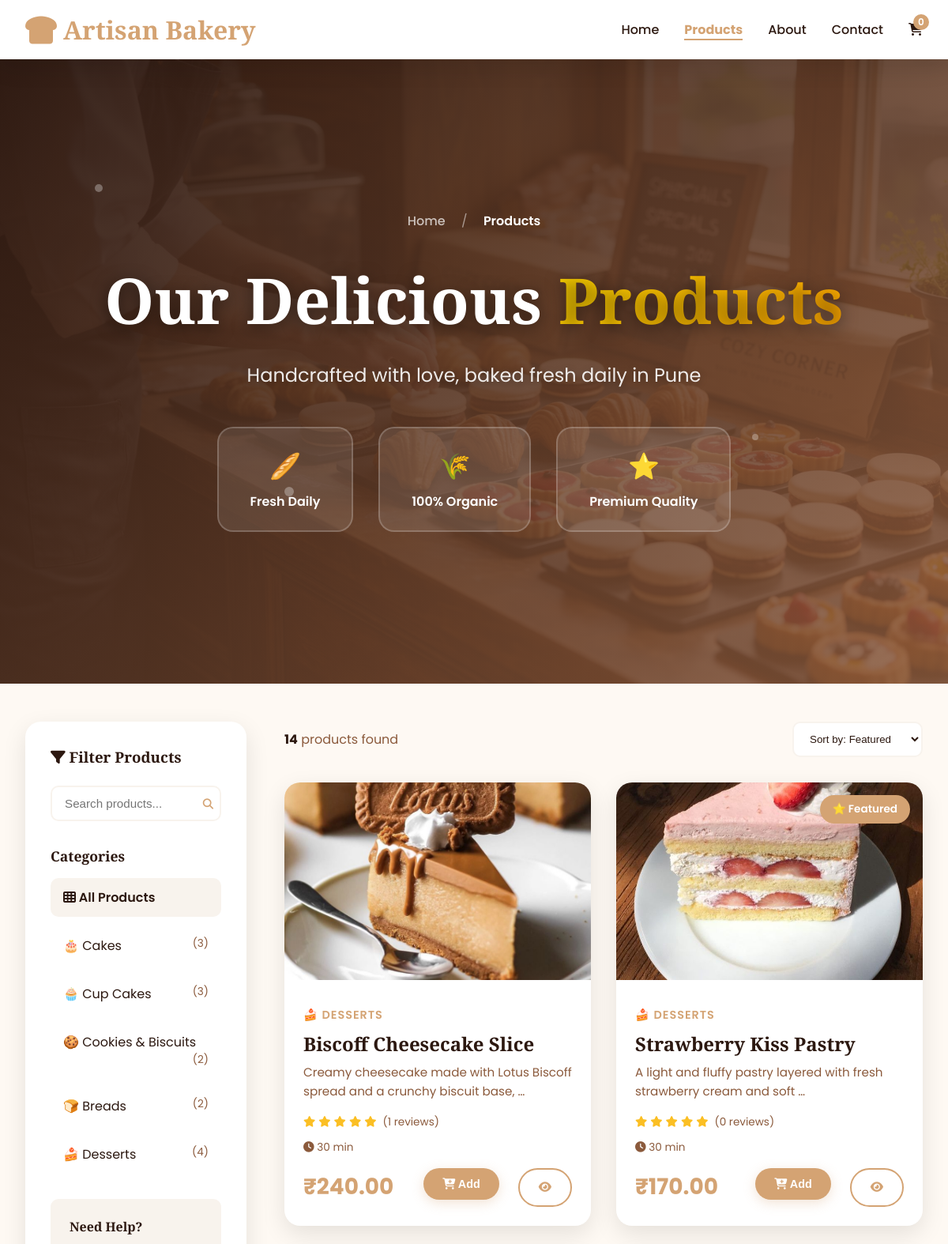
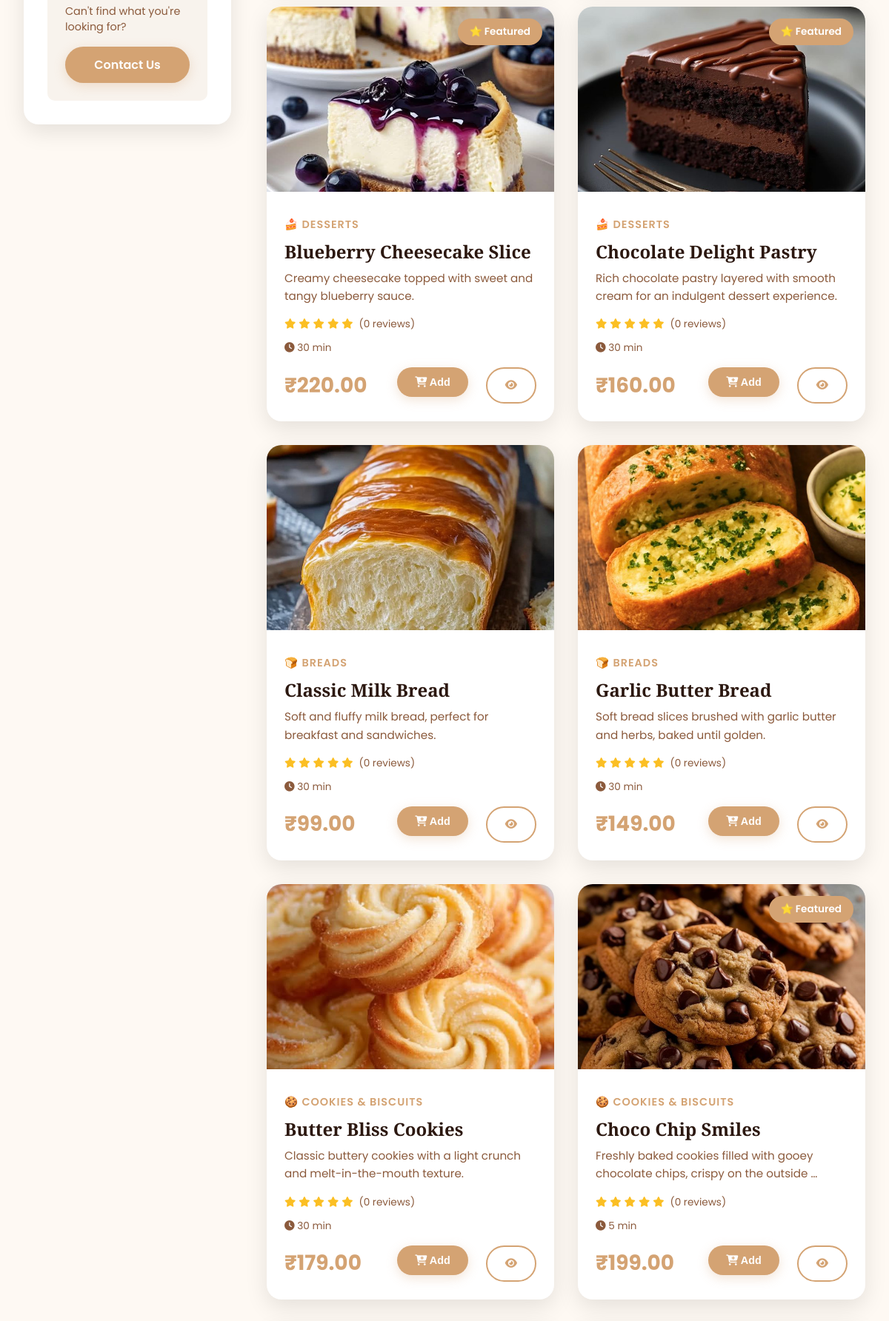
Screenshot of /products/ (upper part) with the database file from the repository (2 pictures, top to bottom).
### bakery/models.py (models this page shows, shortened)
class Category(models.Model):
    name = models.CharField(max_length=100)
    slug = models.SlugField(unique=True, blank=True)
    description = models.TextField(blank=True)
    icon = models.CharField(max_length=50, default='🍰')
    order = models.IntegerField(default=0)
    class Meta:
        verbose_name_plural = 'Categories'
        ordering = ['order', 'name']

class Product(models.Model):
    name = models.CharField(max_length=200)
    slug = models.SlugField(unique=True, blank=True)
    category = models.ForeignKey(Category, on_delete=models.CASCADE, related_name='products')
    description = models.TextField()
    ingredients = models.TextField(help_text="Comma-separated ingredients")
    price = models.DecimalField(max_digits=6, decimal_places=2)
    image = models.ImageField(upload_to='products/')
    is_featured = models.BooleanField(default=False)
    is_available = models.BooleanField(default=True)
    preparation_time = models.IntegerField(help_text="In minutes", default=30)
    created_at = models.DateTimeField(auto_now_add=True)
    updated_at = models.DateTimeField(auto_now=True)
    class Meta:
        ordering = ['-created_at']

### bakery/views.py (the view)
# urls.py: path('products/', views.products, name='products'),
def products(request):
    products = Product.objects.filter(is_available=True)
    categories = Category.objects.all()
    category_slug = request.GET.get('category')
    if category_slug:
        products = products.filter(category__slug=category_slug)
    search_query = request.GET.get('search')
    if search_query:
        products = products.filter(
            Q(name__icontains=search_query) |
            Q(description__icontains=search_query)
        )
    context = {
        'products': products,
        'categories': categories,
        'selected_category': category_slug,
    }
    return render(request, 'bakery/products.html', context)

### bakery/templates/bakery/products.html (shortened to what this page needs)
{% extends 'bakery/base.html' %}
{% load static %}
{% block content %}
<section style="background: url('{% static 'bakery/images/products.png' %}') center/cover; padding: 8rem 2rem; position: relative; overflow: hidden;">
    <div style="position: absolute; top: 0; left: 0; right: 0; bottom: 0; background: linear-gradient(135deg, rgba(44, 24, 16, 0.95) 0%, rgba(139, 90, 60, 0.85) 100%);"></div>
    <div style="position: absolute; top: 0; left: 0; right: 0; bottom: 0;">
        <div style="position: absolute; top: 20%; left: 10%; width: 10px; height: 10px; background: white; border-radius: 50%; opacity: 0.3; animation: twinkle 3s ease-in-out infinite;"></div>
        <div style="position: absolute; top: 60%; right: 20%; width: 8px; height: 8px; background: white; border-radius: 50%; opacity: 0.3; animation: twinkle 4s ease-in-out infinite 1s;"></div>
        <div style="position: absolute; bottom: 30%; left: 30%; width: 12px; height: 12px; background: white; border-radius: 50%; opacity: 0.3; animation: twinkle 5s ease-in-out infinite 2s;"></div>
    </div>
    <div class="container" style="position: relative; z-index: 1; text-align: center;">
        <div style="margin-bottom: 2rem; animation: fadeInDown 1s ease;">
            <a href="{% url 'home' %}" style="color: rgba(255, 255, 255, 0.7); text-decoration: none; font-weight: 500;">Home</a>
            <span style="color: rgba(255, 255, 255, 0.5); margin: 0 1rem;">/</span>
            <span style="color: white; font-weight: 600;">Products</span>
        </div>
        <h1 style="font-size: 5rem; color: white; margin-bottom: 1.5rem; font-weight: 900; text-shadow: 0 4px 20px rgba(0, 0, 0, 0.5); animation: fadeInUp 1s ease;">
            Our Delicious
            <span style="background: linear-gradient(135deg, #FFD700 0%, #FFA500 100%); -webkit-background-clip: text; -webkit-text-fill-color: transparent; background-clip: text;">Products</span>
        </h1>
        <p style="font-size: 1.5rem; color: rgba(255, 255, 255, 0.9); max-width: 700px; margin: 0 auto 3rem; text-shadow: 0 2px 10px rgba(0, 0, 0, 0.3); animation: fadeInUp 1s ease 0.2s; animation-fill-mode: both;">
            Handcrafted with love, baked fresh daily in Pune
        </p>
        <div style="display: flex; justify-content: center; gap: 2rem; flex-wrap: wrap; animation: fadeInUp 1s ease 0.4s; animation-fill-mode: both;">
            <div style="background: rgba(255, 255, 255, 0.1); backdrop-filter: blur(10px); padding: 1.5rem 2.5rem; border-radius: 20px; border: 2px solid rgba(255, 255, 255, 0.2);">
                <div style="font-size: 2rem; color: #FFD700; margin-bottom: 0.5rem;">🥖</div>
                <div style="color: white; font-weight: 600;">Fresh Daily</div>
            </div>
            <div style="background: rgba(255, 255, 255, 0.1); backdrop-filter: blur(10px); padding: 1.5rem 2.5rem; border-radius: 20px; border: 2px solid rgba(255, 255, 255, 0.2);">
                <div style="font-size: 2rem; color: #FFD700; margin-bottom: 0.5rem;">🌾</div>
                <div style="color: white; font-weight: 600;">100% Organic</div>
            </div>
            <div style="background: rgba(255, 255, 255, 0.1); backdrop-filter: blur(10px); padding: 1.5rem 2.5rem; border-radius: 20px; border: 2px solid rgba(255, 255, 255, 0.2);">
                <div style="font-size: 2rem; color: #FFD700; margin-bottom: 0.5rem;">⭐</div>
                <div style="color: white; font-weight: 600;">Premium Quality</div>
            </div>
        </div>
    </div>
</section>
<section class="container" style="padding-top: 3rem;">
    <div style="display: grid; grid-template-columns: 280px 1fr; gap: 3rem;">
        <aside style="background: white; padding: 2rem; border-radius: 20px; box-shadow: var(--shadow); height: fit-content; position: sticky; top: 100px;">
            <h3 style="margin-bottom: 1.5rem; color: var(--dark);">
                <i class="fas fa-filter"></i> Filter Products
            </h3>
            <form method="get" style="margin-bottom: 2rem;">
                <div style="position: relative;">
                    <input type="text" name="search" placeholder="Search products..." value="{{ request.GET.search }}"
                           style="width: 100%; padding: 0.75rem 2.5rem 0.75rem 1rem; border: 2px solid var(--cream); border-radius: 10px; font-size: 0.95rem;">
                    <button type="submit" style="position: absolute; right: 10px; top: 50%; transform: translateY(-50%); background: none; border: none; color: var(--primary); cursor: pointer;">
                        <i class="fas fa-search"></i>
                    </button>
                </div>
            </form>
            <div style="margin-bottom: 2rem;">
                <h4 style="margin-bottom: 1rem; color: var(--dark); font-size: 1.1rem;">Categories</h4>
                <div style="display: flex; flex-direction: column; gap: 0.75rem;">
                    <a href="{% url 'products' %}"
                       style="padding: 0.75rem 1rem; border-radius: 10px; text-decoration: none; color: var(--dark); transition: all 0.3s; {% if not selected_category %}background: var(--cream); font-weight: 600;{% endif %}">
                        <i class="fas fa-th"></i> All Products
                    </a>
                    {% for category in categories %}
                    <a href="{% url 'products' %}?category={{ category.slug }}"
                       style="padding: 0.75rem 1rem; border-radius: 10px; text-decoration: none; color: var(--dark); transition: all 0.3s; {% if selected_category == category.slug %}background: var(--cream); font-weight: 600;{% endif %}">
                        {{ category.icon }} {{ category.name }} <span style="float: right; color: var(--secondary); font-size: 0.85rem;">({{ category.products.count }})</span>
                    </a>
                    {% endfor %}
                </div>
            </div>
            <div style="padding: 1.5rem; background: var(--cream); border-radius: 10px;">
                <h4 style="margin-bottom: 1rem; color: var(--dark); font-size: 1rem;">Need Help?</h4>
                <p style="color: var(--secondary); font-size: 0.9rem; margin-bottom: 1rem;">Can't find what you're looking for?</p>
                <a href="{% url 'contact' %}" class="btn btn-primary" style="width: 100%; text-align: center; padding: 0.75rem;">Contact Us</a>
            </div>
        </aside>
        <div>
            <div style="display: flex; justify-content: space-between; align-items: center; margin-bottom: 2rem;">
                <p style="color: var(--secondary);">
                    <strong style="color: var(--dark);">{{ products.count }}</strong> products found
                </p>
                <select id="sortSelect" style="padding: 0.75rem 1rem; border: 2px solid var(--cream); border-radius: 10px; background: white; color: var(--dark); cursor: pointer;">
                    <option>Sort by: Featured</option>
                </select>
            </div>
            {% if products %}
            <div class="product-grid">
                {% for product in products %}
                <div class="product-card">
                    <div class="product-image-container">
                        {% if product.image %}
                        <img src="{{ product.image.url }}" alt="{{ product.name }}" class="product-image">
                        {% else %}
                        <img src="https://images.unsplash.com/photo-1509440159596-0249088772ff?w=400" alt="{{ product.name }}" class="product-image">
                        {% endif %}
                        {% if product.is_featured %}
                        <span class="product-badge">⭐ Featured</span>
                        {% endif %}
                    </div>
                    <div class="product-info">
                        <span class="product-category">{{ product.category.icon }} {{ product.category.name }}</span>
                        <h3 class="product-name">{{ product.name }}</h3>
                        <p class="product-description">{{ product.description|truncatewords:12 }}</p>
                        <div style="display: flex; align-items: center; gap: 0.5rem; margin: 0.75rem 0;">
                            <div style="display: flex; gap: 0.25rem;">
                                {% for i in "12345" %}
                                <i class="fas fa-star" style="color: #fbbf24; font-size: 0.85rem;"></i>
                                {% endfor %}
                            </div>
                            <span style="color: var(--secondary); font-size: 0.85rem;">({{ product.reviews.count }} reviews)</span>
                        </div>
                        <div style="display: flex; align-items: center; gap: 1rem; margin-bottom: 1rem;">
                            <span style="color: var(--secondary); font-size: 0.85rem;">
                                <i class="fas fa-clock"></i> {{ product.preparation_time }} min
                            </span>
                        </div>
                        <div class="product-footer">
                            <span class="product-price">₹{{ product.price }}</span>
                            {% if product.is_available %}
                            <div style="display: flex; gap: 0.5rem;">
                                <form method="post" action="{% url 'add_to_cart' product.id %}" class="add-to-cart-form" style="display: inline;">
                                    <button type="submit" class="btn btn-primary btn-small add-cart-btn">
                                        <i class="fas fa-cart-plus"></i> Add
                                    </button>
                                </form>
                                <a href="{% url 'product_detail' product.slug %}" class="btn btn-secondary btn-small">
                                    <i class="fas fa-eye"></i>
                                </a>
                            </div>
                            {% else %}
                            <span style="color: #ef4444; font-weight: 600;">Out of Stock</span>
                            {% endif %}
                        </div>
                    </div>
                </div>
                {% endfor %}
            </div>
            {% endif %}
        </div>
    </div>
</section>
{% endblock %}

### bakery/templates/bakery/base.html (style rules this page uses)
* { margin: 0; padding: 0; box-sizing: border-box; }
:root { --primary: #d4a373; --primary-dark: #b8865f; --secondary: #8b5a3c; --dark: #2c1810; --light: #fef9f3; --cream: #f8f3ed; --white: #ffffff; --shadow: 0 10px 30px rgba(0,0,0,0.1); --shadow-lg: 0 20px 60px rgba(0,0,0,0.15); }
body { font-family: 'Poppins', sans-serif; color: var(--dark); background: var(--light); overflow-x: hidden; }
h1, h2, h3, h4, h5, h6 { font-family: 'Playfair Display', serif; }
.btn { display: inline-block; padding: 1rem 2.5rem; border-radius: 50px; text-decoration: none; font-weight: 600; transition: all 0.3s; cursor: pointer; border: none; font-size: 1rem; }
.btn-primary { background: var(--primary); color: white; box-shadow: 0 4px 15px rgba(212, 163, 115, 0.3); }
.btn-secondary { background: transparent; color: var(--primary); border: 2px solid var(--primary); margin-left: 1rem; }
.container { max-width: 1400px; margin: 0 auto; padding: 4rem 2rem; }
.product-grid { display: grid; grid-template-columns: repeat(auto-fill, minmax(300px, 1fr)); gap: 2rem; margin-top: 2rem; }
.product-card { background: white; border-radius: 20px; overflow: hidden; box-shadow: var(--shadow); transition: all 0.3s; cursor: pointer; }
.product-image { width: 100%; height: 250px; object-fit: cover; transition: transform 0.3s; }
.product-image-container { overflow: hidden; position: relative; }
.product-badge { position: absolute; top: 1rem; right: 1rem; background: var(--primary); color: white; padding: 0.5rem 1rem; border-radius: 50px; font-size: 0.85rem; font-weight: 600; }
.product-info { padding: 1.5rem; }
.product-category { color: var(--primary); font-size: 0.9rem; font-weight: 600; text-transform: uppercase; letter-spacing: 1px; }
.product-name { font-size: 1.5rem; margin: 0.5rem 0; color: var(--dark); }
.product-description { color: var(--secondary); font-size: 0.95rem; line-height: 1.6; margin-bottom: 1rem; }
.product-footer { display: flex; justify-content: space-between; align-items: center; margin-top: 1rem; }
.product-price { font-size: 1.75rem; font-weight: 700; color: var(--primary); }
.btn-small { padding: 0.75rem 1.5rem; font-size: 0.9rem; }

### rows the page displays
Category: icon "🎂", name "Cakes", products.count "3"
Category: icon "🧁", name "Cup Cakes", products.count "3"
Category: icon "🍪", name "Cookies & Biscuits", products.count "2"
Category: icon "🍞", name "Breads", products.count "2"
Category: icon "🍰", name "Desserts", products.count "4"
Product: image (picture), category.icon "🍰", category.name "DESSERTS", name "Biscoff Cheesecake Slice", description "Creamy cheesecake made with Lotus Biscoff spread and a crunchy biscuit base, …", reviews.count "1", preparation_time "30", price "240.00", is_available True (drawn)
Product: image (picture), is_featured "⭐ Featured", category.icon "🍰", category.name "DESSERTS", name "Strawberry Kiss Pastry", description "A light and fluffy pastry layered with fresh strawberry cream and soft …", reviews.count "0", preparation_time "30", price "170.00", is_available True (drawn)
Product: image (picture), is_featured "⭐ Featured", category.icon "🍰", category.name "DESSERTS", name "Blueberry Cheesecake Slice", description "Creamy cheesecake topped with sweet and tangy blueberry sauce.", reviews.count "0", preparation_time "30", price "220.00", is_available True (drawn)
Product: image (picture), is_featured "⭐ Featured", category.icon "🍰", category.name "DESSERTS", name "Chocolate Delight Pastry", description "Rich chocolate pastry layered with smooth cream for an indulgent dessert experience.", reviews.count "0", preparation_time "30", price "160.00", is_available True (drawn)
Product: image (picture), category.icon "🍞", category.name "BREADS", name "Classic Milk Bread", description "Soft and fluffy milk bread, perfect for breakfast and sandwiches.", reviews.count "0", preparation_time "30", price "99.00", is_available True (drawn)
Product: image (picture), category.icon "🍞", category.name "BREADS", name "Garlic Butter Bread", description "Soft bread slices brushed with garlic butter and herbs, baked until golden.", reviews.count "0", preparation_time "30", price "149.00", is_available True (drawn)
Product: image (picture), category.icon "🍪", category.name "COOKIES & BISCUITS", name "Butter Bliss Cookies", description "Classic buttery cookies with a light crunch and melt-in-the-mouth texture.", reviews.count "0", preparation_time "30", price "179.00", is_available True (drawn)
Product: image (picture), is_featured "⭐ Featured", category.icon "🍪", category.name "COOKIES & BISCUITS", name "Choco Chip Smiles", description "Freshly baked cookies filled with gooey chocolate chips, crispy on the outside …", reviews.count "0", preparation_time "5", price "199.00", is_available True (drawn)

### other values shown
{{ products.count }} "14"
